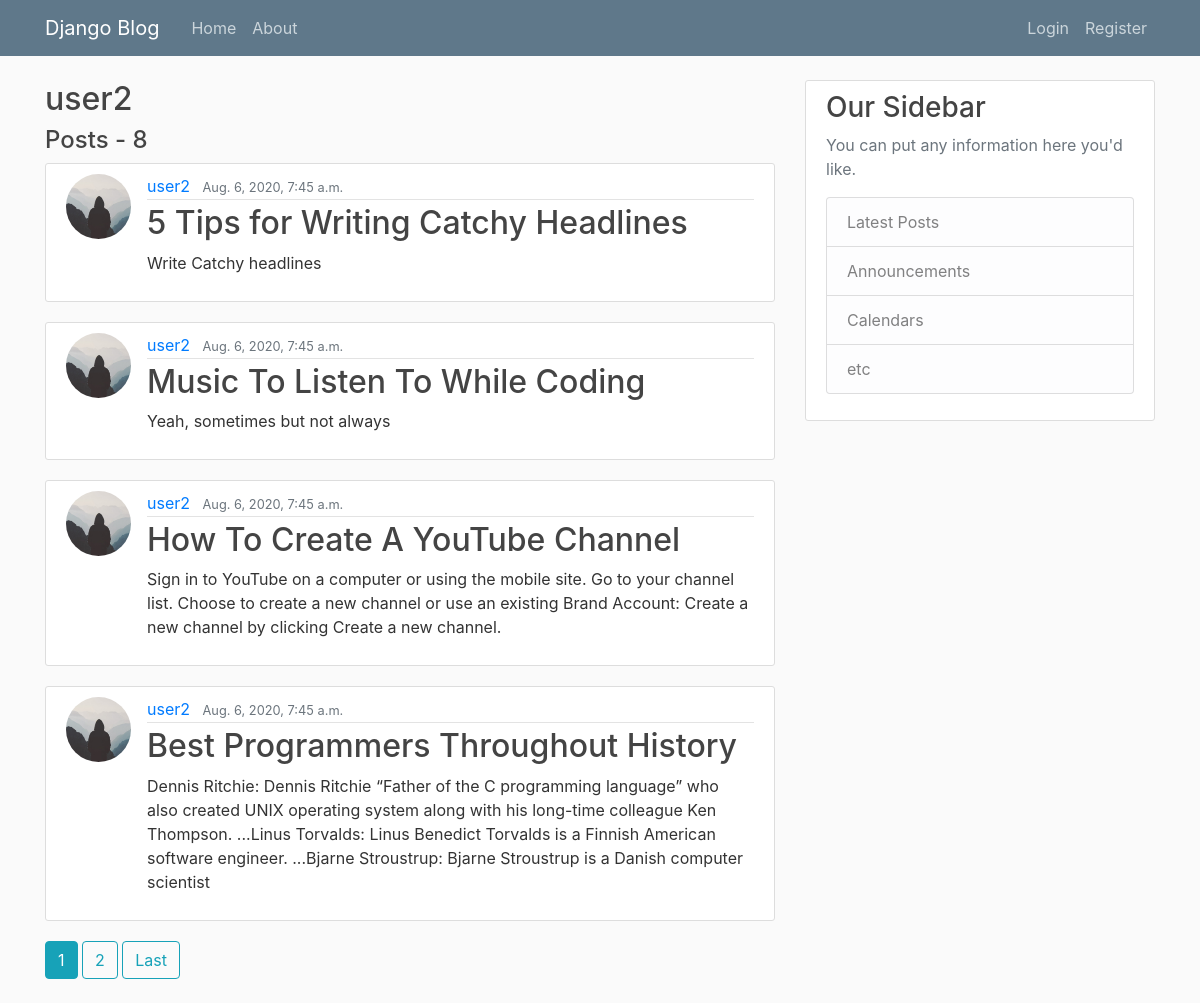
Page /user/user2/ on the committed database.
### blogs/models.py (models this page shows, shortened)
class Post(models.Model):
    title = models.CharField(max_length=32)
    content = models.TextField()
    date_posted = models.DateTimeField(default=timezone.now)
    author = models.ForeignKey(User, on_delete= models.CASCADE)

### users/models.py (models this page shows, shortened)
class Profile(models.Model):
    user = models.OneToOneField(User,on_delete=models.CASCADE)
    image = models.ImageField(default='default.jpg',upload_to='profile_pics')

### blogs/views.py (the view)
# urls.py: path('user/<str:username>/',views.UserPostListView.as_view(),name="user-posts"),
class UserPostListView(ListView):
    model=Post
    template_name='blogs/user_posts.html'
    context_object_name='posts'
    paginate_by = 4
    def get_queryset(self):
        user = get_object_or_404(User,username=self.kwargs.get("username"))
        return Post.objects.filter(author=user).order_by('-date_posted')

### templates/blogs/user_posts.html (shortened to what this page needs)
{% extends "base.html" %}
{% block content %}
<div>
    <h2 class="mb-2">{{ view.kwargs.username }}</h2>
    <h4 class="mb-2">Posts - {{ page_obj.paginator.count }}</h4>
</div>
{% for post in posts %}
<article class="media content-section">
    <img class="rounded-circle article-img" src="{{ post.author.profile.image.url }}">
    <div class="media-body">
        <div class="article-metadata">
            <a class="mr-2" href="#">{{ post.author }}</a>
            <small class="text-muted">{{ post.date_posted }}</small>
        </div>
        <h2><a class="article-title" href="{% url 'post-detail' post.id %}">{{ post.title }}</a></h2>
        <p class="article-content">{{ post.content }}</p>
    </div>
</article>
{% endfor %}
{% if is_paginated %}
    {% for n in page_obj.paginator.page_range %}
        {% if n == page_obj.number %}
            <a class="btn btn-info mb-4" href="?page={{ n }}">{{ n }}</a>
        {% elif n > page_obj.number|add:'-3' and n < page_obj.number|add:'3' %}
            <a class="btn btn-outline-info mb-4" href="?page={{ n }}">{{ n }}</a>
        {% endif %}
    {% endfor %}
    {% if page_obj.has_next %}
        <a class="btn btn-outline-info mb-4" href="?page={{ page_obj.paginator.num_pages }}">Last</a>
    {% endif %}
{% endif %}
{% endblock content %}

### blogs/static/main.css (style rules this page uses)
body { background: #fafafa; color: #333333; margin-top: 5rem; }
h1, h2, h3, h4, h5, h6 { color: #444444; }
.content-section { background: #ffffff; padding: 10px 20px; border: 1px solid #dddddd; border-radius: 3px; margin-bottom: 20px; }
.article-title { color: #444444; }
.article-content { white-space: pre-line; }
.article-img { height: 65px; width: 65px; margin-right: 16px; }
.article-metadata { padding-bottom: 1px; margin-bottom: 4px; border-bottom: 1px solid #e3e3e3 }

### rows in the picture
Post: author.profile.image (placeholder picture), author "user2", date_posted "Aug. 6, 2020, 7:45 a.m.", title "5 Tips for Writing Catchy Headlines", content "Write Catchy headlines"
Post: author.profile.image (placeholder picture), author "user2", date_posted "Aug. 6, 2020, 7:45 a.m.", title "Music To Listen To While Coding", content "Yeah, sometimes but not always"
Post: author.profile.image (placeholder picture), author "user2", date_posted "Aug. 6, 2020, 7:45 a.m.", title "How To Create A YouTube Channel", content "Sign in to YouTube on a computer or using the mobile site. Go to your channel list. Choose to create a new channel or use an existing Brand Account: Create a new channel by clicking Create a new channel."
Post: author.profile.image (placeholder picture), author "user2", date_posted "Aug. 6, 2020, 7:45 a.m.", title "Best Programmers Throughout History", content "Dennis Ritchie: Dennis Ritchie “Father of the C programming language” who also created UNIX operating system along with his long-time colleague Ken Thompson. ...Linus Torvalds: Linus Benedict Torvalds is a Finnish American software engineer. ...Bjarne Stroustrup: Bjarne Stroustrup is a Danish computer scientist"

### other values in the picture
{{ view.kwargs.username }} "user2"
{{ page_obj.paginator.count }} "8"
{{ n }} "1"
{{ n }} "2"
